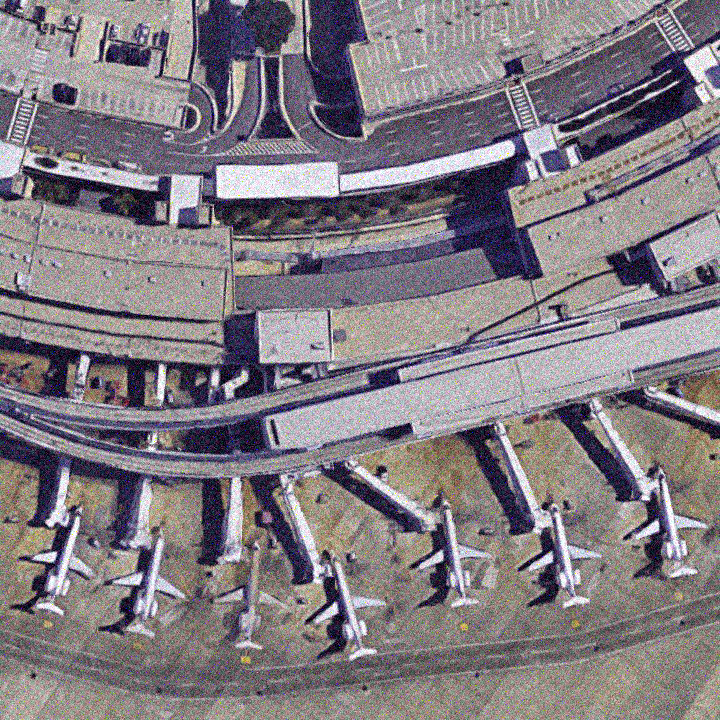
#> input picture images/page2_img0_720x720.png, 720 x 720 px; its folder holds 2 pictures in this run
$ python main.py
#> lines starting #> are read from the running program, lines starting #| are printed output that depends on the picture
### denoising.py
# Section 1 - add gaussian noise to the brightness, then blur it back off.
# The blur (convolution) is written by hand.

import numpy as np

GAUSS_SIGMA = 18.0     # how much gaussian noise to add to the Y (brightness) channel
GAUSS_SIZE = 5         # blur window size
GAUSS_KSIGMA = 1.2     # blur strength


def add_noise(ycbcr, seed=42):
    # gaussian fuzz on the brightness channel only
    rng = np.random.default_rng(seed)
    out = ycbcr.copy()
    out[..., 0] = out[..., 0] + rng.normal(0, GAUSS_SIGMA, out[..., 0].shape)
    return out


def convolve(channel, kernel):
    # plain 2D convolution: reflect-pad the edges, then for each kernel weight add
    # a shifted copy of the image. kernel is square and odd-sized.
    k = kernel.shape[0]
    pad = k // 2
    p = np.pad(channel, pad, mode="reflect")
    h, w = channel.shape
    out = np.zeros((h, w))
    for i in range(k):
        for j in range(k):
            out += kernel[k - 1 - i, k - 1 - j] * p[i:i + h, j:j + w]   # flip = convolution
    return out


def gaussian_kernel(size, sigma):
    ax = np.arange(size) - (size - 1) / 2
    xx, yy = np.meshgrid(ax, ax)
    k = np.exp(-(xx ** 2 + yy ** 2) / (2 * sigma ** 2))
    return k / k.sum()


def blur(channel):
    return convolve(channel, gaussian_kernel(GAUSS_SIZE, GAUSS_KSIGMA))


def denoise(ycbcr):
    # blur the brightness channel to average out the gaussian noise
    out = ycbcr.copy()
    out[..., 0] = blur(out[..., 0])
    return out

### detection.py

import numpy as np
from PIL import Image, ImageDraw

ROT_MIN, ROT_MAX, ROT_STEP = -45, 45, 9
THRESHOLD = 0.40
MIN_GAP = 36
MAX_PLANES = 14
WEIGHTS = (0.6, 0.2, 0.2)


def ncc(image, template, mask):
    image = image.astype(float)
    template = template.astype(float)
    th, tw = template.shape
    h, w = image.shape

    n = mask.sum()
    t_mean = (template * mask).sum() / n
    t0 = (template - t_mean) * mask
    t_energy = (t0 ** 2).sum()

    F = np.fft.rfft2(image, (h, w))
    T = np.fft.rfft2(t0[::-1, ::-1], (h, w))
    top = np.fft.irfft2(F * T, (h, w))[th - 1:h, tw - 1:w]

    s = _running_sum(image)
    s2 = _running_sum(image ** 2)
    win_sum = _box(s, th, tw)
    win_sq = _box(s2, th, tw)
    var = np.maximum(win_sq - win_sum ** 2 / (th * tw), 0)

    bottom = np.sqrt(t_energy * var)
    score = np.where(bottom > 1e-7, top / bottom, 0)
    return np.clip(score, -1, 1)


def _running_sum(a):
    s = np.cumsum(np.cumsum(a, 0), 1)
    return np.pad(s, ((1, 0), (1, 0)))


def _box(s, th, tw):
    return s[th:, tw:] - s[:-th, tw:] - s[th:, :-tw] + s[:-th, :-tw]


def _rotate(channel, angle, fill):
    img = Image.fromarray(channel.astype(np.float32), "F")
    return np.asarray(img.rotate(angle, Image.BILINEAR, expand=True, fillcolor=fill), float)


def find_planes(image, template):
    # both image and template are YCbCr
    h, w = image.shape[:2]
    best = np.full((h, w), -1.0)
    hits = []

    for angle in range(ROT_MIN, ROT_MAX + 1, ROT_STEP):
        chans = [_rotate(template[..., c], angle, float(template[..., c].mean())) for c in range(3)]
        mask = (_rotate(np.ones(template.shape[:2]), angle, 0) > 0.5).astype(float)
        th, tw = mask.shape

        score = sum(WEIGHTS[c] * ncc(image[..., c], chans[c], mask) for c in range(3))


        oy, ox = th // 2, tw // 2
        gh, gw = score.shape
        np.maximum(best[oy:oy + gh, ox:ox + gw], score, out=best[oy:oy + gh, ox:ox + gw])

        ys, xs = np.where(score >= THRESHOLD)
        for y, x in zip(ys, xs):
            hits.append((score[y, x], y + oy, x + ox, angle))

    return _dedupe(hits), best


def _dedupe(hits):

    hits.sort(reverse=True)
    kept = []
    for score, y, x, angle in hits:
        if all((y - ky) ** 2 + (x - kx) ** 2 >= MIN_GAP ** 2 for _, ky, kx, _ in kept):
            kept.append((score, y, x, angle))
        if len(kept) >= MAX_PLANES:
            break
    return kept


def draw(rgb, hits, box=None):
    img = Image.fromarray(np.clip(rgb, 0, 255).astype(np.uint8), "RGB")
    d = ImageDraw.Draw(img)

    # size the box like the template so it actually covers the plane
    bw, bh = ((box[2] - box[0]) // 2, (box[3] - box[1]) // 2) if box else (30, 30)
    for score, y, x, angle in hits:
        d.rectangle([x - bw, y - bh, x + bw, y + bh], outline=(255, 0, 0), width=3)
    return img

### main.py
# Where are the Airplanes?  -  Assignment 2
#
# Run it:
#   python main.py            run, pop up the results, open the output folder
#   python main.py --no-show  just save the images, no windows
#
# What it does: (1) adds the three kinds of noise the assignment describes and
# cleans them back off, then (2) finds the parked planes by template matching.
# Everything lands in the output/ folder.

import os
import sys
import glob
import argparse
import subprocess


def _use_venv():
    # Make sure we're running with the project's venv (which has numpy, etc).
    # If VSCode/the terminal launched us with some other Python, re-run ourselves
    # with the venv python. Build the venv first if it isn't there yet.
    here = os.path.dirname(os.path.abspath(__file__))
    vpy = os.path.join(here, "venv", "Scripts", "python.exe")   # windows
    if not os.path.exists(vpy):
        vpy = os.path.join(here, "venv", "bin", "python")       # mac / linux

    already = os.path.exists(vpy) and \
        os.path.normcase(os.path.realpath(sys.executable)) == os.path.normcase(os.path.realpath(vpy))
    if already:
        return

    if not os.path.exists(vpy):
        print("First run: setting up the environment (~1 min)...")
        subprocess.run([sys.executable, "-m", "venv", os.path.join(here, "venv")], check=True)
#> (this line was passed over: subprocess is not available in this run)
        subprocess.run([vpy, "-m", "pip", "install", "-q", "-r",
                        os.path.join(here, "requirements.txt")], check=True)
#> (this line was passed over: subprocess is not available in this run)

    # Re-run this script with the venv python (synchronous - works on Windows).
    sys.exit(subprocess.run([vpy, os.path.abspath(__file__)] + sys.argv[1:]).returncode)
#> (this line was passed over: subprocess is not available in this run)


_use_venv()

import numpy as np
import matplotlib
import matplotlib.pyplot as plt
from PIL import Image

import denoising
import detection

HERE = os.path.dirname(os.path.abspath(__file__))
OUTPUT = os.path.join(HERE, "output")
os.makedirs(OUTPUT, exist_ok=True)

# the airplane template = this rectangle cut out of the image (left, top, right, bottom)
TEMPLATE_BOX = (35, 538, 110, 628)


def find_image():
    # the airport picture that was pulled out of the assignment PDF
    direct = os.path.join(HERE, "images", "page2_img0_720x720.png")
    if os.path.exists(direct):
        return direct
    hits = glob.glob(os.path.join(HERE, "**", "page2_img0_720x720.png"), recursive=True)
    if not hits:
        raise FileNotFoundError("can't find 'page2_img0_720x720.png'")
    return hits[0]


def load_rgb(path):
    return np.asarray(Image.open(path).convert("RGB"), float)


def save_rgb(path, rgb):
    Image.fromarray(np.clip(rgb, 0, 255).astype(np.uint8), "RGB").save(path)


def rgb_to_ycbcr(rgb):
    r, g, b = rgb[..., 0], rgb[..., 1], rgb[..., 2]
    y = 0.299 * r + 0.587 * g + 0.114 * b
    cb = 128 - 0.168736 * r - 0.331264 * g + 0.5 * b
    cr = 128 + 0.5 * r - 0.418688 * g - 0.081312 * b
    return np.stack([y, cb, cr], -1)


def ycbcr_to_rgb(ycbcr):
    y = ycbcr[..., 0]
    cb = ycbcr[..., 1] - 128
    cr = ycbcr[..., 2] - 128
    r = y + 1.402 * cr
    g = y - 0.344136 * cb - 0.714136 * cr
    b = y + 1.772 * cb
    return np.stack([r, g, b], -1)


def psnr(a, b):
    mse = np.mean((a.astype(float) - b.astype(float)) ** 2)
    return float("inf") if mse == 0 else 10 * np.log10(255 ** 2 / mse)


def open_folder(path):
    try:
        if sys.platform.startswith("win"):
            os.startfile(path)
        elif sys.platform == "darwin":
            subprocess.run(["open", path])
        else:
            subprocess.run(["xdg-open", path])
    except Exception:
        pass


def run(show=True, open_output=True):
    print("Where are the Airplanes?\n")

    clean = load_rgb(find_image())
    clean_ycc = rgb_to_ycbcr(clean)
#> in rgb_to_ycbcr, `cb = 128 - 0.168736 * r - 0.331264 * g + 0.5 * b`:
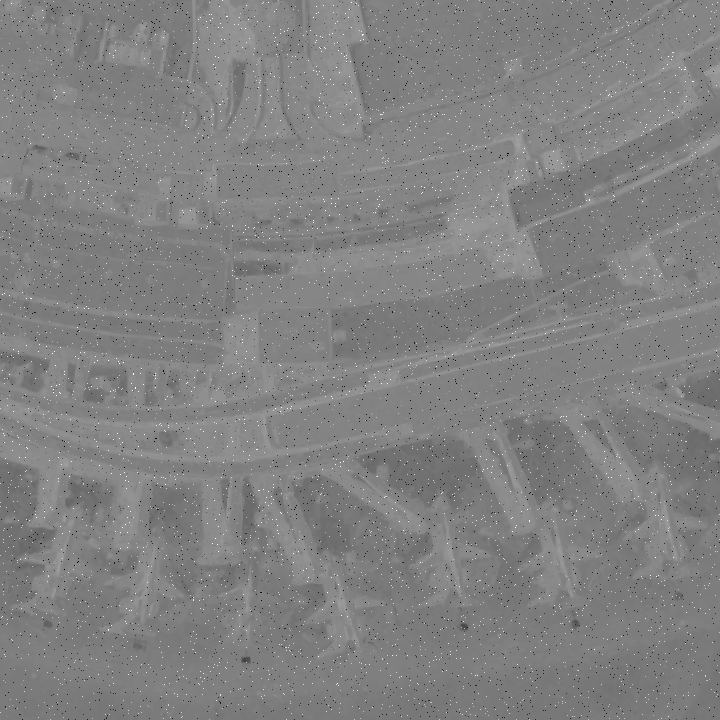
#> cb: shape (720, 720) float64; min 0.5, max 255.5, mean 129.8; drawn with min black and max white

    # Section 1 - add gaussian noise, then blur it back off
    print("Section 1 - denoising")
    noisy_ycc = denoising.add_noise(clean_ycc)
    noisy = ycbcr_to_rgb(noisy_ycc)
    save_rgb(os.path.join(OUTPUT, "01_noisy.png"), noisy)

    denoised_ycc = denoising.denoise(noisy_ycc)
#> after the loop in convolve, `for i in range(k):`:
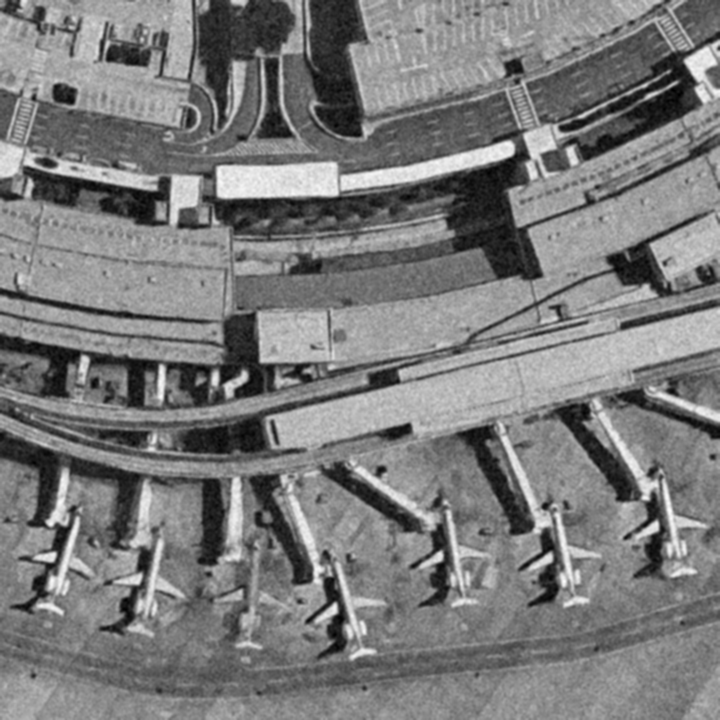
#> out: shape (720, 720) float64; min 3.87, max 256.5, mean 126.1; drawn with min black and max white
    denoised = ycbcr_to_rgb(denoised_ycc)
#> in ycbcr_to_rgb (call 2), `g = y - 0.344136 * cb - 0.714136 * cr`:
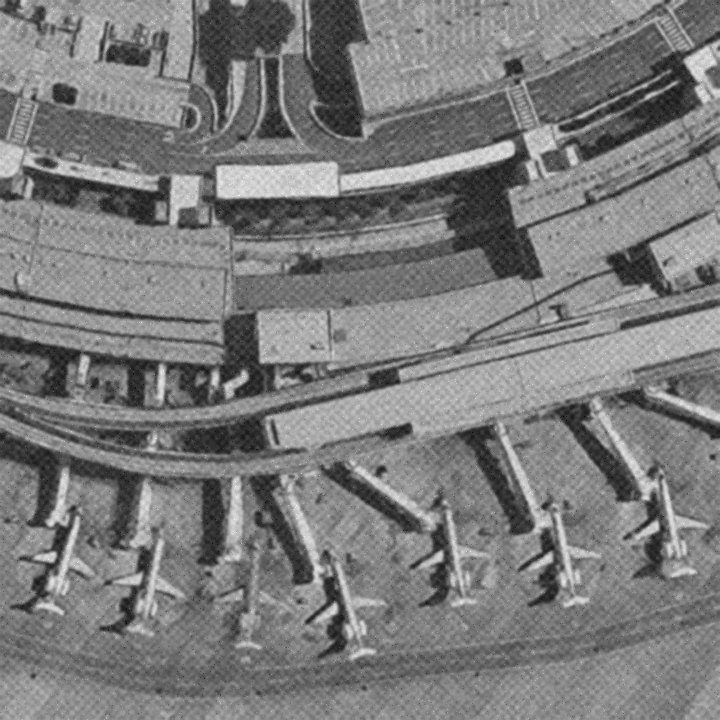
#> g: shape (720, 720) float64; min -32.84, max 288.6, mean 123.4; drawn with min black and max white
    save_rgb(os.path.join(OUTPUT, "02_denoised.png"), denoised)
    print(f"  PSNR  noisy {psnr(clean, noisy):.1f} dB  ->  denoised {psnr(clean, denoised):.1f} dB")
#> in psnr, `mse = np.mean((a.astype(float) - b.astype(float)) ** 2)`: mse = 324.4
#|   PSNR  noisy 23.0 dB  ->  denoised 22.0 dB

    # Section 2 - cut out the template and go find the planes
    print("Section 2 - finding planes")
    l, t, r, b = TEMPLATE_BOX
    template = denoised[t:b, l:r]
    save_rgb(os.path.join(OUTPUT, "03_template.png"), template)

    hits, _ = detection.find_planes(denoised_ycc, rgb_to_ycbcr(template))
#> in rgb_to_ycbcr (call 2), `y = 0.299 * r + 0.587 * g + 0.114 * b`:
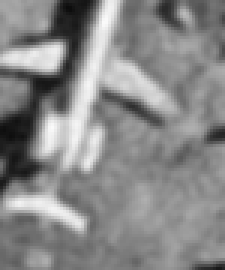
#> y: shape (90, 75) float64 (shown 3 times larger); min 12.31, max 250, mean 136.2
#> in rgb_to_ycbcr (call 2), `cr = 128 + 0.5 * r - 0.418688 * g - 0.081312 * b`:
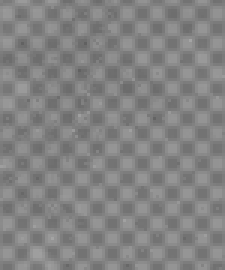
#> cr: shape (90, 75) float64 (shown 3 times larger); min 97.24, max 165.3, mean 131.2
#> in rgb_to_ycbcr (call 2), `return np.stack([y, cb, cr], -1)`:
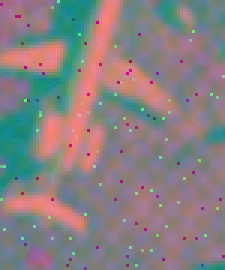
#> returned value: shape (90, 75, 3) float64 (shown 3 times larger); mean of channels 0, 1, 2 136.2, 128.5, 131.2; drawn as R, G, B
#> in find_planes, `h, w = image.shape[:2]`: h = 720
#> in find_planes, `best = np.full((h, w), -1.0)`: best: shape (720, 720) float64; every value is -1
#> the loop in find_planes, `for angle in range(ROT_MIN, ROT_MAX + 1, ROT_STEP):` made 11 passes
#> (ys, xs) on pass 9: ([512, 512, 513, 513, 514, 563, 563, 564, 564, 565], [526, 527, 526, 527, 526, 310, 311, 310, 311, 311])
#> after the loop in find_planes, `for angle in range(ROT_MIN, ROT_MAX + 1, ROT_STEP):`: hits = 155 items, first 6: (0.408, 213, 181, 0), (0.431, 213, 182, 0), (0.4, 488, 157, 0), (0.424, 493, 162, 0), (0.413, 518, 67, 0), (0.412, 523, 152, 0)
#> the loop in _dedupe, `for score, y, x, angle in hits:` made 155 passes
#> (score, y, x, angle) on passes 1 to 3: (1, 583, 72, 0), (0.796, 582, 72, 0), (0.796, 583, 71, 0)
#> after the loop in _dedupe, `for score, y, x, angle in hits:`: kept = [(1, 583, 72, 0), (0.607, 603, 161, 0), (0.455, 623, 262, 0), (0.431, 213, 182, 0), (0.424, 493, 162, 0), (0.42, 528, 147, 0), (0.413, 518, 67, 0), (0.413, 571, 580, 27), (0.412, 548, 237, 0), (0.412, 622, 365, 27)]
#> hits has the same summary as kept in _dedupe
    print(f"  found {len(hits)} planes")
#|   found 10 planes
    for i, (score, y, x, angle) in enumerate(hits, 1):
        print(f"    {i:2d}. x={x:3d} y={y:3d}  score={score:.2f}  angle={angle:+d}")
#> this loop made 10 passes
#|      1. x= 72 y=583  score=1.00  angle=+0
#|      2. x=161 y=603  score=0.61  angle=+0
#|      3. x=262 y=623  score=0.46  angle=+0
#|      4. x=182 y=213  score=0.43  angle=+0
#|      5. x=162 y=493  score=0.42  angle=+0
#|      6. x=147 y=528  score=0.42  angle=+0
#|      7. x= 67 y=518  score=0.41  angle=+0
#|      8. x=580 y=571  score=0.41  angle=+27
#> (further printed lines are left out)

    marked = detection.draw(denoised, hits, box=TEMPLATE_BOX)
#> the loop in draw, `for score, y, x, angle in hits:` made 10 passes
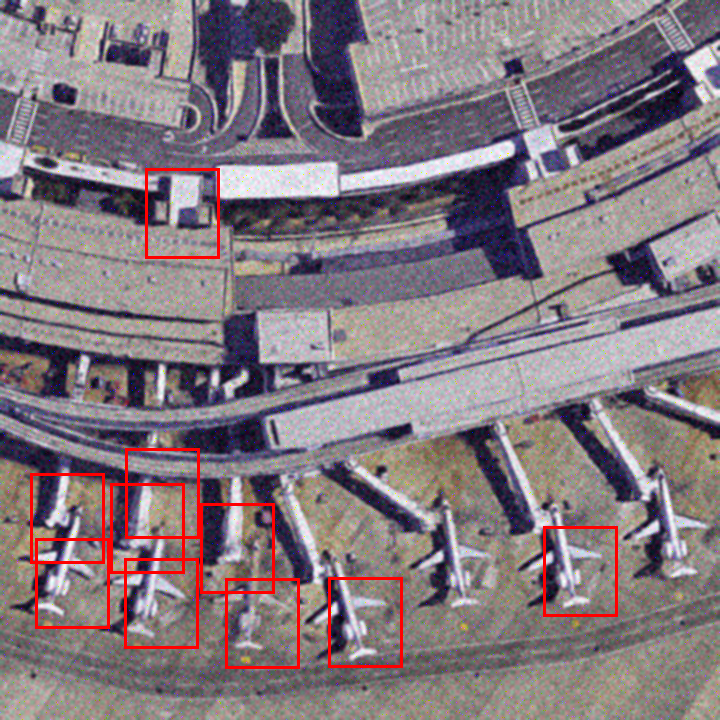
#> marked: PIL image 720x720 RGB; mean R, G, B 132.1, 120.9, 126.8
    marked.save(os.path.join(OUTPUT, "04_detections.png"))

    summary(noisy, denoised, template, marked, show)
#> the loop in summary, `for a, (img, title) in zip(ax.ravel(), panels):` made 4 passes
#> title on passes 1 to 4: 'Noisy (gaussian)', 'Denoised', 'Template used', 'Planes found'
    print(f"\nDone - everything saved in {OUTPUT}")
    if open_output:
        open_folder(OUTPUT)


def summary(noisy, denoised, template, marked, show):
    u8 = lambda a: np.clip(a, 0, 255).astype(np.uint8)
    panels = [
        (u8(noisy), "Noisy (gaussian)"),
        (u8(denoised), "Denoised"),
        (u8(template), "Template used"),
        (np.asarray(marked), "Planes found"),
    ]
    fig, ax = plt.subplots(1, 4, figsize=(18, 5))
    for a, (img, title) in zip(ax.ravel(), panels):
        a.imshow(img)
        a.set_title(title)
        a.axis("off")
    fig.tight_layout()
    fig.savefig(os.path.join(OUTPUT, "summary.png"), dpi=110)
    if show:
        plt.show()
    else:
        plt.close(fig)


if __name__ == "__main__":
    p = argparse.ArgumentParser()
    p.add_argument("--no-show", action="store_true", help="don't pop up the window")
    p.add_argument("--no-open", action="store_true", help="don't open the output folder")
    args = p.parse_args()
    if args.no_show:
        matplotlib.use("Agg")
    run(show=not args.no_show, open_output=not args.no_open)
